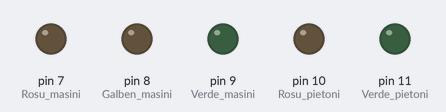
The sketch below on a simulated Arduino Uno, built with avr-gcc and run on an emulated ATmega328P. Shown: output pins drawn as LEDs (lit = HIGH). What the sketch prints to the serial monitor is not drawn.

Above: at 0.15 s.
At 0.9 s:
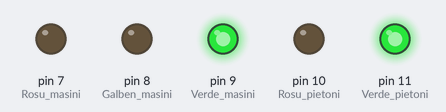
At 2.2 s:
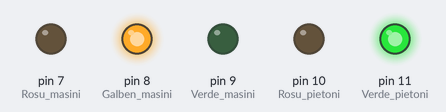
At 3.5 s:
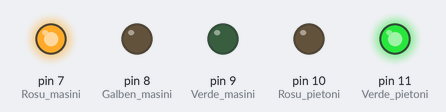
Timing chart, 0 to 4.4 s (numbered marks = the images above):
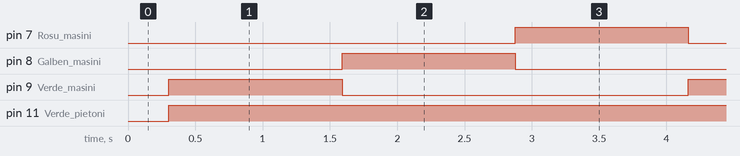

The sketch:

sketch_ian1.ino
```cpp
#include <Arduino_FreeRTOS.h>
#include <semphr.h>
#include <queue.h>

SemaphoreHandle_t Semaphore;
QueueHandle_t Queue;


/// Pini

int Rosu_masini   = 7;
int Galben_masini = 8;
int Verde_masini  = 9;
int Rosu_pietoni  = 10;
int Verde_pietoni = 11;

void task_seriala(void *param);
void task_lumini(void *param);

void setup() {
   Serial.begin(9600);
   Queue = xQueueCreate(10, sizeof(byte));
   Semaphore = xSemaphoreCreateMutex();

   pinMode(Rosu_masini, OUTPUT);
   pinMode(Galben_masini, OUTPUT);
   pinMode(Verde_masini, OUTPUT);
   pinMode(Rosu_pietoni, OUTPUT);
   pinMode(Verde_pietoni, OUTPUT);

   digitalWrite (Rosu_masini,LOW);
   digitalWrite (Galben_masini,LOW);
   digitalWrite (Verde_masini,LOW);
   digitalWrite (Rosu_pietoni,LOW);
   digitalWrite (Verde_pietoni,LOW);

   xTaskCreate(task_seriala, "Citire seriala", 128, NULL, 2, NULL);
   xTaskCreate(task_lumini, "Control lumini", 128, NULL, 1, NULL);
   xSemaphoreGive(Semaphore);

}

void loop() {
  // put your main code here, to run repeatedly:
}

void task_seriala(void *param)
{
   byte mesaj = 0x00;
   byte citire = 0x00;
   while(true)
   {if (xSemaphoreTake(Semaphore, 10) == pdTRUE)
   {
       while(xQueueReceive(Queue,&mesaj,10 ) == pdPASS){ Serial.print(mesaj);}

       citire = 0;
       while (citire != 255){
           citire = Serial.read();    // Citeste
           if (citire != 255) xQueueSend(Queue, &citire, portMAX_DELAY);   // Daca a citit ceva, transmite
       }
       xSemaphoreGive(Semaphore);
   }
   vTaskDelay(50 / portTICK_PERIOD_MS);
   }
}

void task_lumini(void *param)
{
    int Rosu_masini_valoare = 1;
    int Galben_masini_valoare = 1;
    int Verde_masini_valoare = 1;
    int Caz_Special_valoare = 10;

    int stare = 0;
    int contor = 0;

    byte valori[10];
    byte mesaj;
    int index_citit = 0;
    int index_procesare = 0;
    while(true){
    if (xSemaphoreTake(Semaphore, 10) == pdTRUE)
    {
       index_citit = 0;
       index_procesare = 0;

       // Manage queue
       while(xQueueReceive(Queue,&mesaj,10 ) == pdPASS){ valori[index_citit] = mesaj; index_citit++;}
       while(index_citit > index_procesare){
          if (valori[index_procesare] == 'R') { Rosu_masini_valoare = valori[index_procesare+1];   index_procesare = index_procesare + 2; }
          if (valori[index_procesare] == 'G') { Galben_masini_valoare = valori[index_procesare+1]; index_procesare = index_procesare + 2; }
          if (valori[index_procesare] == 'V') { Verde_masini_valoare = valori[index_procesare+1];  index_procesare = index_procesare + 2; }
          if (valori[index_procesare] == 'C') { Caz_Special_valoare = valori[index_procesare+1];   index_procesare = index_procesare + 2; }
       }
       ///////////////// Control
       contor = contor + 1;
       if (stare == 0 & contor == Rosu_masini_valoare) {contor = 0; stare = 1; xQueueSend(Queue, &stare, portMAX_DELAY);}    // Rosu
       if (stare == 1 & contor == Verde_masini_valoare) {contor = 0; stare = 2; xQueueSend(Queue, &stare, portMAX_DELAY);}    // Galben
       if (stare == 2 & contor == Galben_masini_valoare) {contor = 0; stare = 0; xQueueSend(Queue, &stare, portMAX_DELAY);}    // Verde

       // Caz special     if (stare == 3) ??????

       // Leduri
       if (stare == 0 | stare == 3) {digitalWrite(Rosu_masini,HIGH);digitalWrite(Verde_masini,LOW);digitalWrite(Galben_masini,LOW);}
       if (stare == 1) {digitalWrite(Verde_masini,HIGH);digitalWrite(Galben_masini,LOW);digitalWrite(Rosu_masini,LOW);}
       if (stare == 2) {digitalWrite(Galben_masini,HIGH);digitalWrite(Verde_masini,LOW);digitalWrite(Rosu_masini,LOW);}

       if (stare == 0 && contor > 2 && stare == 0 && contor < Rosu_masini_valoare - 2) {digitalWrite(Verde_pietoni,HIGH);digitalWrite(Rosu_pietoni,LOW);}
       else {digitalWrite(Verde_pietoni,HIGH);digitalWrite(Rosu_pietoni,LOW);}

       xSemaphoreGive(Semaphore);
    }
    vTaskDelay(1000 / portTICK_PERIOD_MS);
    }
}
```

Measured:
- by itself, pin 7 (Rosu_masini), pin 8 (Galben_masini), pin 9 (Verde_masini): alternates HIGH for 1.3 s and LOW for 2.6 s
- by itself, pin 11 (Verde_pietoni): LOW → HIGH at 0.30 s
- by itself, everything shown: repeats every 3.9 s, in 3 steps
